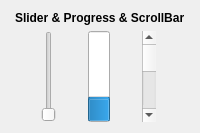
             <widget class="QWidget" name="widget_9" native="true">
              <layout class="QGridLayout" name="gridLayout_12">
               <item row="0" column="0">
                <widget class="QLabel" name="label_9">
                 <property name="font">
                  <font>
                   <bold>true</bold>
                  </font>
                 </property>
                 <property name="text">
                  <string>Slider &amp; Progress &amp; ScrollBar</string>
                 </property>
                </widget>
               </item>
               <item row="1" column="0">
                <layout class="QHBoxLayout" name="horizontalLayout_2">
                 <item>
                  <widget class="QSlider" name="horizontalSlider_2">
                   <property name="orientation">
                    <enum>Qt::Orientation::Vertical</enum>
                   </property>
                  </widget>
                 </item>
                 <item>
                  <widget class="QProgressBar" name="progressBar_2">
                   <property name="value">
                    <number>24</number>
                   </property>
                   <property name="orientation">
                    <enum>Qt::Orientation::Vertical</enum>
                   </property>
                  </widget>
                 </item>
                 <item>
                  <widget class="QScrollBar" name="horizontalScrollBar_2">
                   <property name="orientation">
                    <enum>Qt::Orientation::Vertical</enum>
                   </property>
                  </widget>
                 </item>
                </layout>
               </item>
              </layout>
             </widget>
